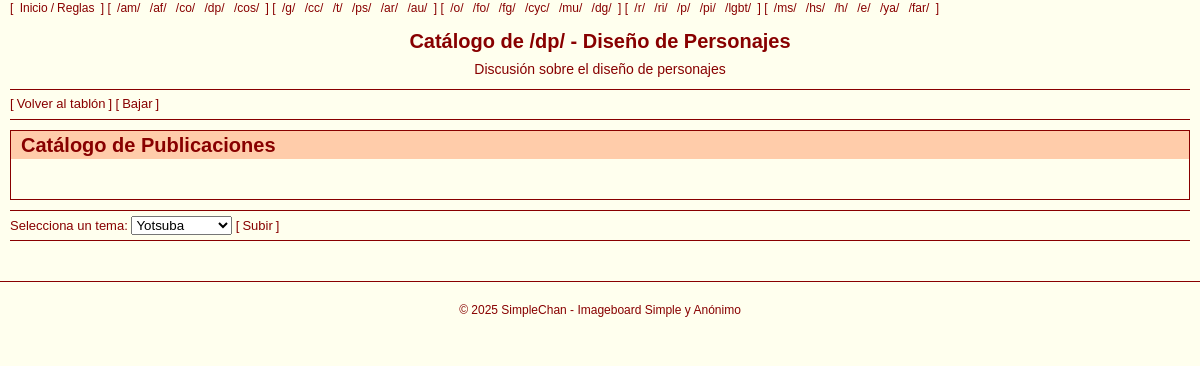
The page /catalog.php?board=dp on the database its author committed.
### tables this page shows
CREATE TABLE boards (
    id INT AUTO_INCREMENT PRIMARY KEY,
    name VARCHAR(50) NOT NULL,
    description TEXT NOT NULL,
    created_at TIMESTAMP DEFAULT CURRENT_TIMESTAMP,
    short_id VARCHAR(10) NOT NULL UNIQUE,
    category VARCHAR(50) NOT NULL,
    is_nsfw BOOLEAN DEFAULT FALSE
);

### functions.php (called while the page is built, shortened)
<?php
require_once 'config.php';
function get_board_by_short_id($short_id) {
    global $pdo;
    $stmt = $pdo->prepare("SELECT * FROM boards WHERE BINARY short_id = ? LIMIT 1");
    $stmt->execute([$short_id]);
    return $stmt->fetch(PDO::FETCH_ASSOC);
}
function get_all_boards() {
    global $pdo;
    $stmt = $pdo->query("
        SELECT *, IF(is_nsfw = 1, 'NSFW', '') AS nsfw_label
        FROM boards
        ORDER BY id ASC
    ");
    return $stmt->fetchAll(PDO::FETCH_ASSOC);
}
?>

### catalog.php (the view, shortened to what this page needs)
<?php
require_once 'config.php';
require_once 'functions.php';
class CatalogController {
    private $board;
    public function __construct() {
        $this->initializeBoard();
    }
    private function initializeBoard() {
        $board_name = $_GET['board'] ?? null;
        if ($board_name) {
            $board_name = urldecode(trim($board_name));
            $this->board = get_board_by_short_id($board_name);
        } else {
            $this->handleError('No se especificó un tablón válido.');
        }
    }
    public function getAllBoardsByCategory() {
        $all_boards = get_all_boards();
        $boards_by_category = [];
        foreach ($all_boards as $nav_board) {
            $category = $nav_board['category'] ?? 'Sin categoría';
            if (!isset($boards_by_category[$category])) {
                $boards_by_category[$category] = [];
            }
            $boards_by_category[$category][] = $nav_board;
        }
        return $boards_by_category;
    }
    public function getBoard() {
        return $this->board;
    }
}
class CatalogView {
    private $board;
    private $boards_by_category;
    public function __construct(CatalogController $controller) {
        $this->board = $controller->getBoard();
        $this->boards_by_category = $controller->getAllBoardsByCategory();
    }
    public function render() {
        ?>
        <!DOCTYPE html>
        <html lang="es">
        <head>
            <link rel="stylesheet" href="assets/css/style.css">
            <link rel="stylesheet" href="assets/css/themes.css">
        </head>
        <body id="top">
            <?php $this->renderNavigation(); ?>
            <?php $this->renderHeader(); ?>
            <?php $this->renderMiniMenu(); ?>
            <main class="catalog">
                <?php $this->renderCatalogSection(); ?>
            </main>
            <?php $this->renderThemes(); ?>
            <?php $this->renderFooter(); ?>
        </body>
        </html>
        <?php
    }
    private function renderNavigation() {
        ?>
        <nav>
            <ul>
                [<li>
                    <a href="index.php">Inicio</a>/<a href="reglas.php">Reglas</a>
                </li>]
                <?php foreach ($this->boards_by_category as $category => $boards): ?>
                    [<?php foreach ($boards as $nav_board): ?>
                        <li>
                            <a href="boards.php?board=<?php echo htmlspecialchars($nav_board['short_id']); ?>"
                               title="<?php echo htmlspecialchars($nav_board['name']); ?>">
                               /<?php echo htmlspecialchars($nav_board['short_id']); ?>/
                            </a>
                        </li>
                    <?php endforeach; ?>]
                <?php endforeach; ?>
            </ul>
        </nav>
        <?php
    }
    private function renderHeader() {
        ?>
        <header>
            <h1>Catálogo de /<?php echo htmlspecialchars($this->board['short_id']); ?>/ - <?php echo htmlspecialchars($this->board['name']); ?></h1>
            <p><?php echo htmlspecialchars($this->board['description']); ?></p>
        </header>
        <?php
    }
    private function renderMiniMenu() {
        ?>
        <nav>
            <ul class="mini-menu">
                <li>[<a href="boards.php?board=<?php echo htmlspecialchars($this->board['short_id']); ?>">Volver al tablón</a>]</li>
                <li>[<a href="#footer">Bajar</a>]</li>
            </ul>
        </nav>
        <?php
    }
    private function renderCatalogSection() {
        ?>
        <section>
            <div class="box-outer top-box" id="catalog-threads">
                <div class="box-inner">
                    <div class="boxbar">
                        <h2>Catálogo de Publicaciones</h2>
                    </div>
                    <div class="boxcontent">
                        <div id="c-threads">
                        </div>
                    </div>
                </div>
            </div>
        </section>
        <?php
    }
        ?>
        <?php
    private function renderThemes() {
        ?>
        <nav>
            <ul class="mini-menu">
                <div class="theme-selector">
                    <label for="theme-select">Selecciona un tema:</label>
                    <select id="theme-select" onchange="changeTheme(this.value)">
                        <option value="yotsuba">Yotsuba</option>
                    </select>
                </div>
                <li>[<a href="#top">Subir</a>]</li>
            </ul>
        </nav>
        <?php
    }
    private function renderFooter() {
        ?>
        <footer id="footer">
            <p>&copy; 2025 SimpleChan - Imageboard Simple y Anónimo</p>
        </footer>
        <?php
    }
}
try {
    $controller = new CatalogController();
    $view = new CatalogView($controller);
    $view->render();
} catch (Exception $e) {
    header("Location: 404.php");
    exit;
}
?>

### assets/css/style.css (style rules this page uses)
:root { --primary-color: #800; --primary-hover: #e00; --secondary-color: #008705; --accent-color: #cc1105; --danger-color: #ca2f2f; --success-color: #09780d; --body-bg: #ffe; --body-bg-image: url('../imgs/fade.png'); --content-bg: #fff3f3; --form-bg: #f7e5e5; --reply-bg: #f7e5e5; --input-bg: #fff; --file-bg: #fbf2f2; --button-bg: #f7e5e5; --button-hover-bg: #eed5d5; --boxbar-bg: #fca; --border-color: #800; --border-style: 1px solid var(--border-color); --text-color: #800; --text-light: #800; --link-color: #800; --link-hover: #e00; --boards-text-color: #800; --admin-name-color: red; --placeholder-color: #800; --error-bg: #f6c6c6; --error-border: #ca2f2f; --error-text: #ca2f2f; --success-bg: #aec6ae; --success-border: #09780d; --success-text: #09780d; --danger-bg: #ffcece; --deleted-bg: #ffbfbf; --greentext-color: #228B22; --pinktext-color: #e75480; --spoiler-bg: #1a1a1a; --spoiler-text: #fff; --nsfw-color: red; --scrollbar-track: #2d2d2d; --scrollbar-thumb: #555; --scrollbar-thumb-hover: #666; --font-family: Arial, sans-serif; --font-size-base: 14px; --font-size-small: 12px; --font-size-xs: 9px; --font-size-large: 16px; --font-size-xl: 20px; --font-size-xxl: 23px; --line-height: 1.4; --spacing-xs: 3px; --spacing-sm: 5px; --spacing-md: 10px; --spacing-lg: 15px; --spacing-xl: 20px; --spacing-xxl: 40px; --max-width: 1100px; --border-radius: 3px; --border-radius-md: 6px; --mobile-breakpoint: 600px; --tablet-breakpoint: 768px; --desktop-breakpoint: 1024px; }
* { margin: 0; padding: 0; box-sizing: border-box; scrollbar-width: thin; }
body { font-family: var(--font-family); font-size: var(--font-size-base); line-height: var(--line-height); background: var(--body-bg) var(--body-bg-image) top repeat-x; color: var(--text-color); }
a { color: var(--link-color); text-decoration: none; }
header { text-align: center; padding-top: var(--spacing-md); }
header h1 { font-size: var(--font-size-xl); margin-bottom: var(--spacing-sm); }
nav ul { font-size: var(--font-size-small); list-style: none; display: block; margin: 0 var(--spacing-md); }
nav ul li { display: inline; }
nav ul li a { padding: 0 var(--spacing-xs); }
main { max-width: var(--max-width); margin: 0 auto; }
section h2, .posts h2 { margin-bottom: var(--spacing-lg); font-size: var(--font-size-xl); }
.mini-menu { border-top: var(--border-style); border-bottom: var(--border-style); margin: var(--spacing-md); padding: var(--spacing-sm) 0; }
.mini-menu form, .mini-menu li, .mini-menu div { display: inline-block; font-size: 13px; }
#boards, #popular-threads, #site-stats, #catalog-threads { border: var(--border-style); padding-bottom: var(--spacing-sm); margin-bottom: var(--spacing-md); }
.boxbar { background: var(--boxbar-bg); color: var(--boards-text-color); padding: 0 var(--spacing-md); font-weight: bold; }
#c-threads { display: grid; grid-template-columns: repeat(auto-fill, minmax(180px, 1fr)); gap: var(--spacing-md); padding: var(--spacing-md); justify-items: center; align-items: start; }
footer { text-align: center; padding: var(--spacing-xl); color: var(--text-color); font-size: var(--font-size-small); border-top: var(--border-style); margin-top: var(--spacing-xxl); }
.catalog { max-width:100%; margin: auto var(--spacing-md); }

### rows shown on the page
boards: short "am"
boards: short "af"
boards: short "co"
boards: short "dp", name "Diseño de Personajes", description "Discusión sobre el diseño de personajes"
boards: short "cos"
boards: short "g"
boards: short "cc"
boards: short "t"
boards: short "ps"
boards: short "ar"
boards: short "au"
boards: short "o"
boards: short "fo"
boards: short "fg"
boards: short "cyc"
boards: short "mu"
boards: short "dg"
boards: short "r"
boards: short "ri"
boards: short "p"
boards: short "pi"
boards: short "lgbt"
boards: short "ms"
boards: short "hs"
boards: short "h"
boards: short "e"
boards: short "ya"
boards: short "far"
